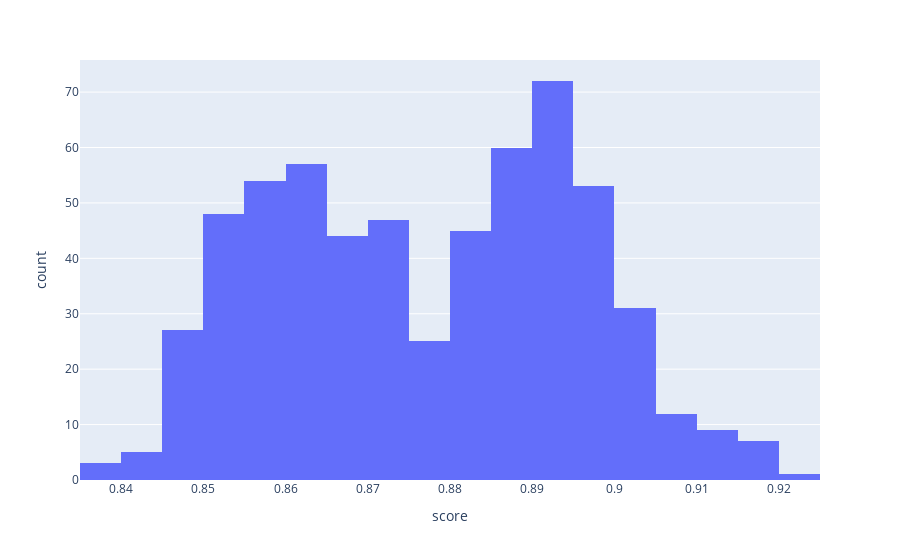

The notebook cell this image was saved under:
### Code cell
# Histogram of scores

fig = px.histogram(param_sweep_df['score'], x="score")
fig.show()

### Figure 1 — Plotly figure (JSON) as saved in the notebook; plotly's stock layout.template omitted (floating-point values rounded to 4 significant figures; data arrays with more than 128 entries replaced by an {"elided": "..."} marker saying what was removed)
{"data": [{"alignmentgroup": "True", "bingroup": "x", "hovertemplate": "score=%{x}<br>count=%{y}<extra></extra>", "legendgroup": "", "marker": {"color": "#636efa"}, "name": "", "offsetgroup": "", "orientation": "v", "showlegend": false, "type": "histogram", "x": {"elided": "600 float values"}, "xaxis": "x", "yaxis": "y"}], "layout": {"barmode": "relative", "legend": {"tracegroupgap": 0}, "margin": {"t": 60}, "xaxis": {"anchor": "y", "domain": [0, 1], "title": {"text": "score"}}, "yaxis": {"anchor": "x", "domain": [0, 1], "title": {"text": "count"}}}}
